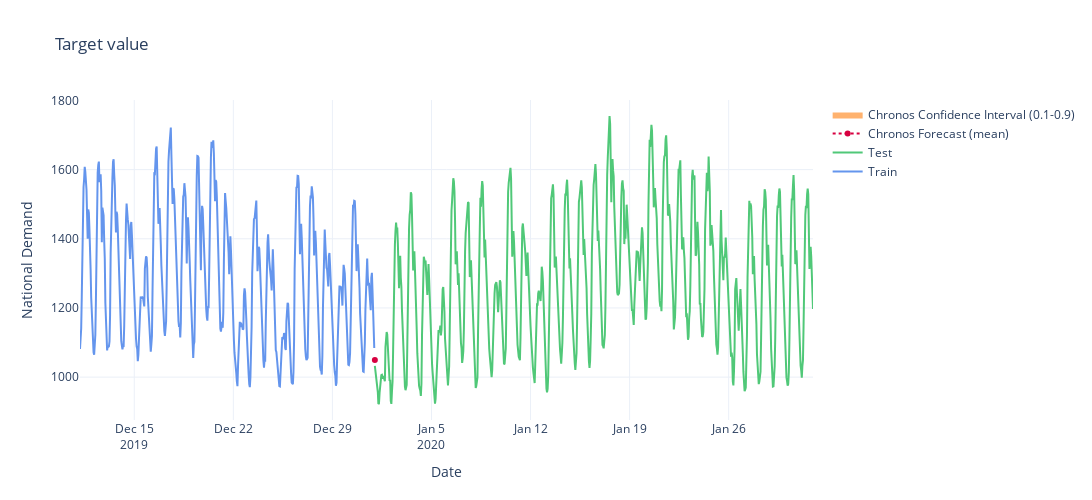

Notebook source saved alongside this figure:
### Code cell
train_size = 500
fig = go.Figure()
fig.add_trace(
    go.Scatter(
        x=train_df["datetime"][-train_size:],
        y=train_df["nat_demand"][-train_size:],
        name="Train",
        line=dict(color="#6495ED"),
    )
)
fig.add_trace(
    go.Scatter(
        x=test_df["datetime"],
        y=test_df["nat_demand"],
        name="Test",
        line=dict(color="#50C878"),
    )
)
fig.add_trace(
    go.Scatter(
        x=test_df["datetime"],
        y=predictions["mean"],
        name="Chronos Forecast (mean)",
        line=dict(color="#D70040", dash="dot"),
    )
)

fig.add_trace(go.Scatter(
    x=test_df['datetime'],
    y=predictions['0.9'],
    mode='lines',
    line=dict(width=0),
    name='90th percentile',
    showlegend=False
))

fig.add_trace(go.Scatter(
    x=test_df['datetime'],
    y=predictions['0.1'],
    mode='lines',
    fill='tonexty',
    fillcolor='rgba(255, 127, 14, 0.6)',
    line=dict(width=0),
    name='Chronos Confidence Interval (0.1-0.9)'
))

fig.update_layout(
    title="Target value",
    xaxis_title="Date",
    yaxis_title="National Demand",
    template="plotly_white",
    width=1_400,
    height=500,
)
fig.show()

### Figure 1 — Plotly figure (JSON) as saved in the notebook; plotly's stock layout.template omitted (floating-point values rounded to 4 significant figures; data arrays with more than 128 entries replaced by an {"elided": "..."} marker saying what was removed)
{"data": [{"line": {"color": "#6495ED"}, "name": "Train", "type": "scatter", "x": {"elided": "500 str values"}, "y": {"elided": "500 float values"}}, {"line": {"color": "#50C878"}, "name": "Test", "type": "scatter", "x": {"elided": "744 str values"}, "y": {"elided": "744 float values"}}, {"line": {"color": "#D70040", "dash": "dot"}, "name": "Chronos Forecast (mean)", "type": "scatter", "x": {"elided": "744 str values"}, "y": [1050.0]}, {"line": {"width": 0}, "mode": "lines", "name": "90th percentile", "showlegend": false, "type": "scatter", "x": {"elided": "744 str values"}, "y": [1064.0]}, {"fill": "tonexty", "fillcolor": "rgba(255, 127, 14, 0.6)", "line": {"width": 0}, "mode": "lines", "name": "Chronos Confidence Interval (0.1-0.9)", "type": "scatter", "x": {"elided": "744 str values"}, "y": [1036.0]}], "layout": {"height": 500, "title": {"text": "Target value"}, "width": 1400, "xaxis": {"title": {"text": "Date"}}, "yaxis": {"title": {"text": "National Demand"}}}}
